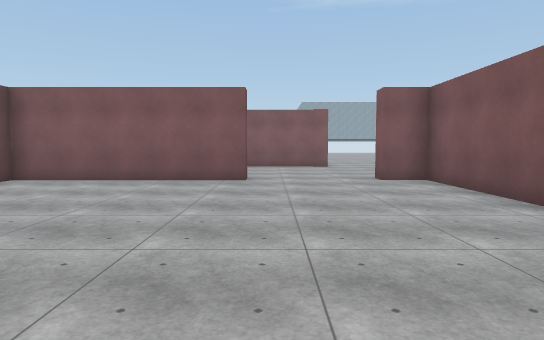
view 1 (above)

21 first-person views from a walk through a scene from a Unity 3-D project. The camera is 1.5 m above the floor, tilts 4° down and sees 75° across. The floor is counted in squares, 2 m on a side. Each view is taken from the middle of a square. On the plan, view 1 faces up. The plan holds only what a view shows up to about 11 squares ahead; the rest is blank. The place goes on beyond the plan. The player character is not drawn. Surface patterns are stand-ins for the level's own textures.

view 2
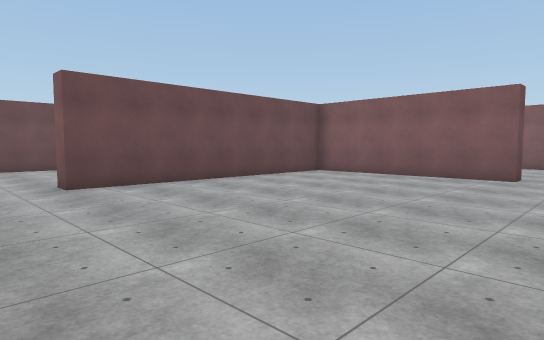

view 3
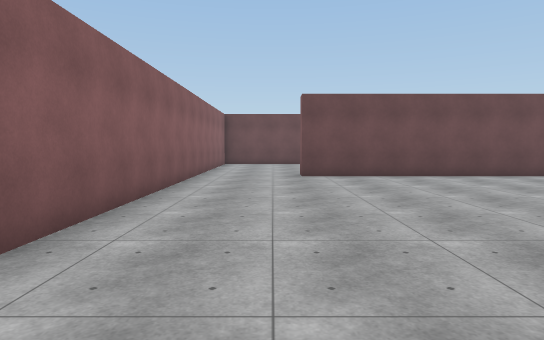

view 4
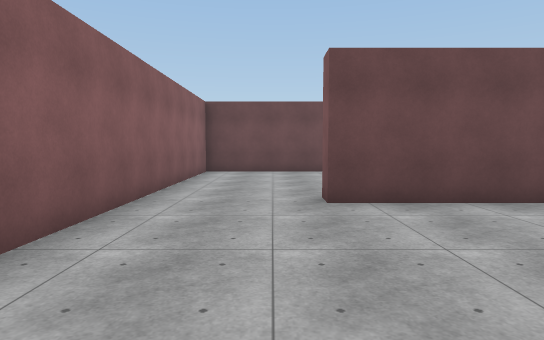

view 5
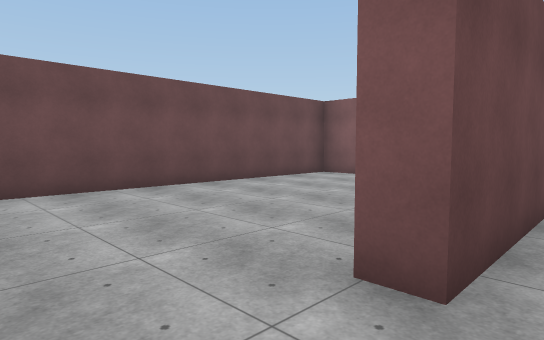

view 6
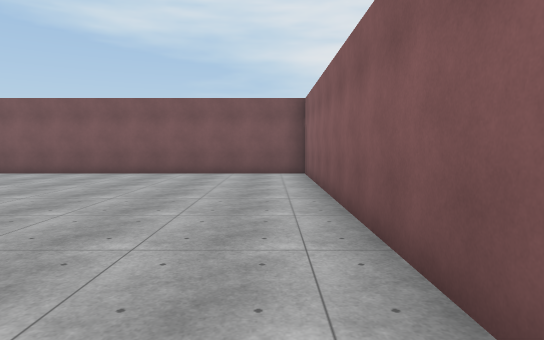

view 7
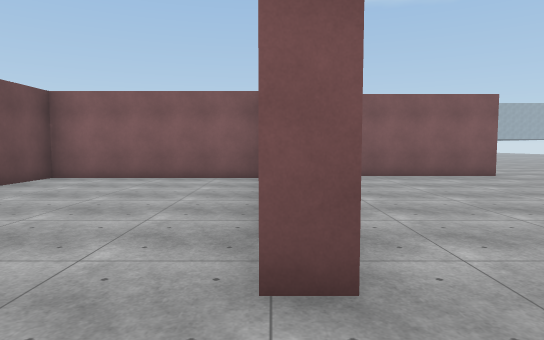

view 8
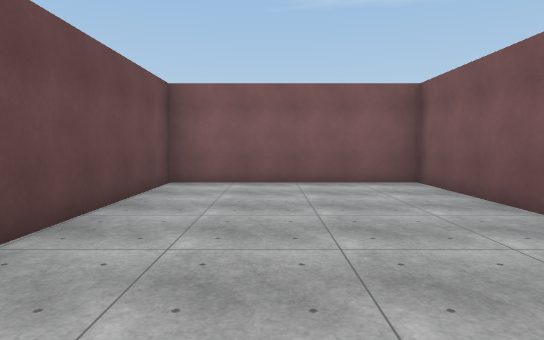

view 9
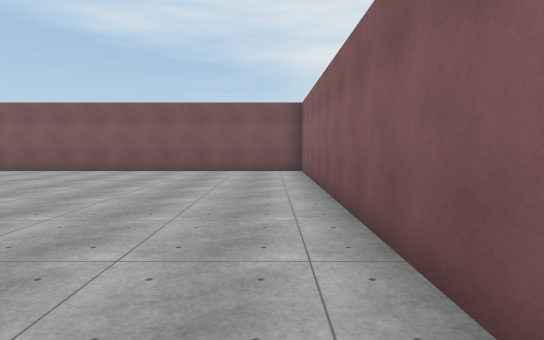

view 10
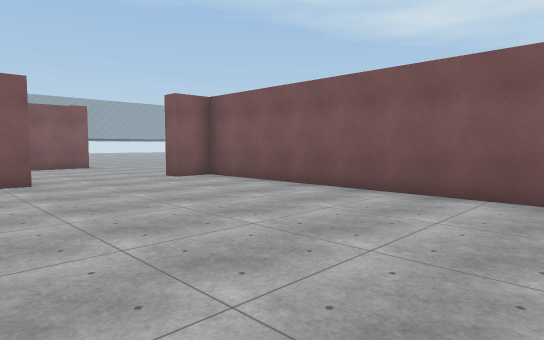

view 11
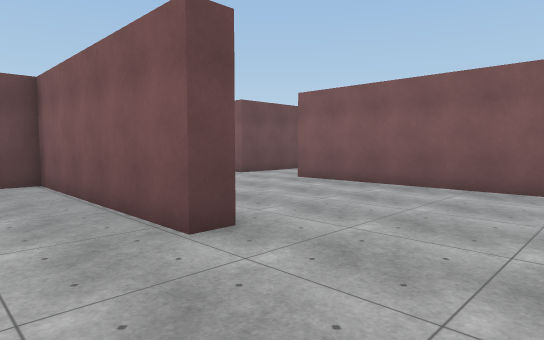

view 12
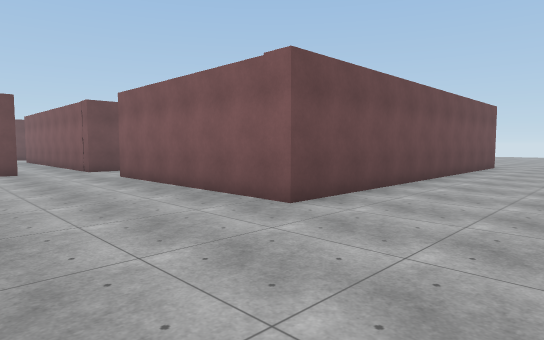

view 13
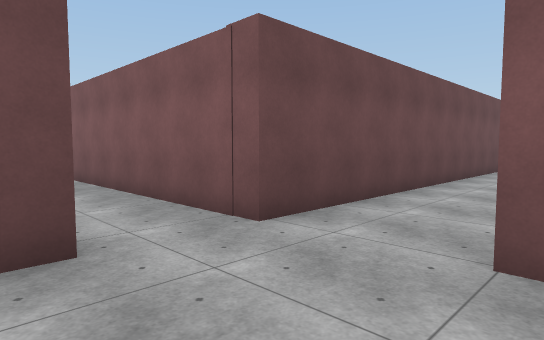

view 14
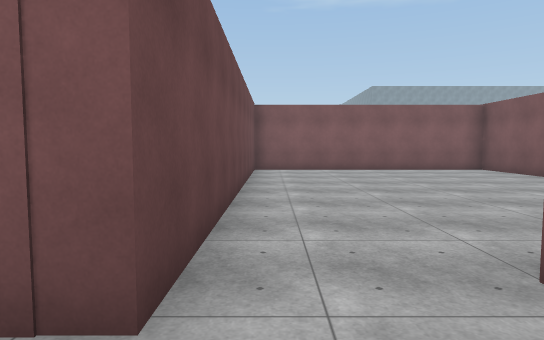

view 15
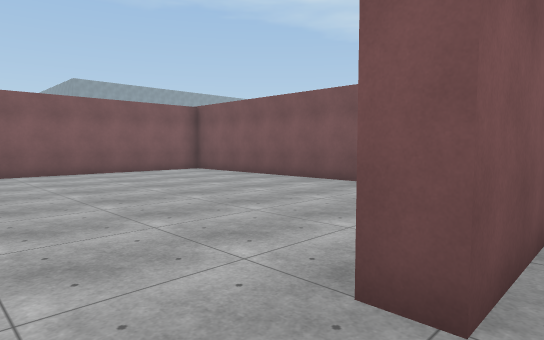

view 16
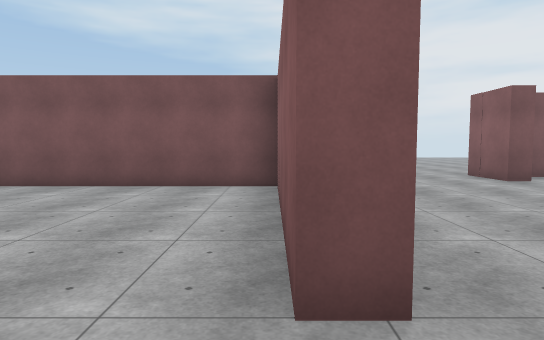

view 17
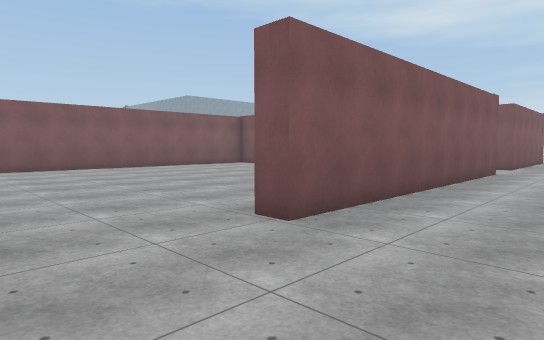

view 18
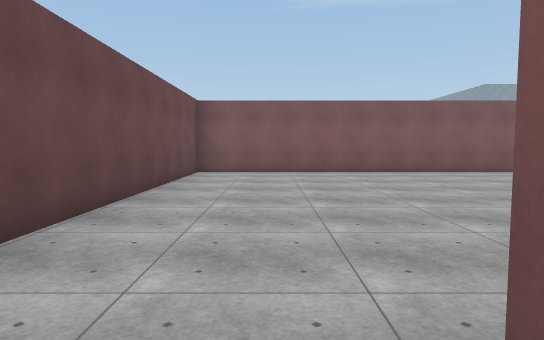

view 19
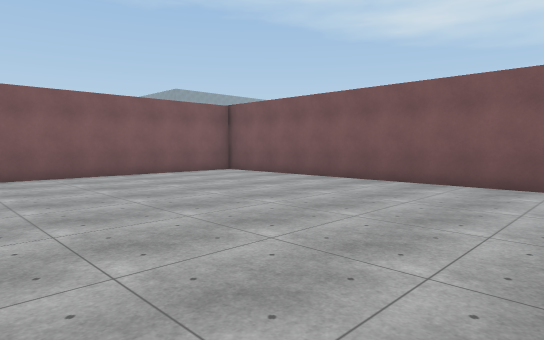

view 20
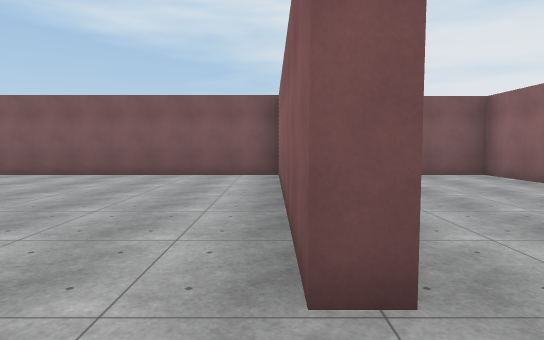

view 21
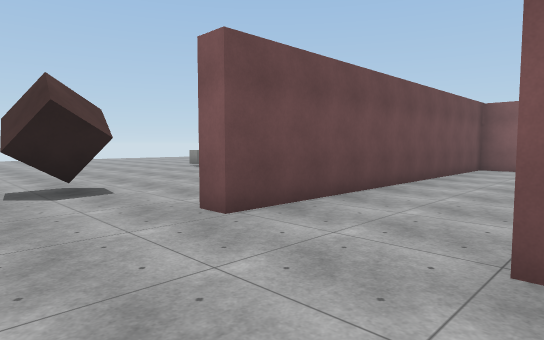

### Floor plan
Points are (right, up) in squares from view 1. A wall is a line through its corners. A room is listed if a view was taken in it or the views show most of it. See-through windows are left out.
Room 1 (views 1, 2, 3, 4, 5, 10, 11)
walls: (-0.6, 8.1) (-0.6, 7.6) (-5.6, 7.6) (-5.6, 0.7); (-5.6, -1.9) (3.3, -1.9) (3.3, 7.6) (2.4, 7.6) (2.4, 8.1)
ways out: opening at (-6, -0.5) to room 2; opening at (1, 8) to room 3
Room 2 (views 6, 7, 8, 9)
walls: (-6, 3.8) (-6, 7.1) (-11, 7.1) (-11, -1.9) (-5.6, -1.9); (-5.6, 0.7) (-6.1, 0.7)
ways out: opening at (-6, -0.5) to room 1
Room 3 (views 12, 13, 14, 15, 17, 18, 20, 21)
walls: (-16.1, 13.4) (-16.1, 12.4) (-16.6, 12.4); (-18.7, 12.2) (-18.9, 10.9) (-19.3, 10.8); (-8, 7.6) (-6, 7.6) (-6, 9.2); (-5.6, 12.4) (-13.4, 12.4) (-13.4, 12.9); (-5.6, 10.8) (-5.6, 10.2); (2.4, 8.1) (3.9, 8.1); (2, 21.6) (2, 12.4) (-3.5, 12.4)
low walls: (-19, 11.9) (-19.1, 11.2)
ways out: opening at (1, 8) to room 1; opening at (-4.5, 13) to room 4; opening at (-14, 13.7) to room 5
Room 4 (view 16)
walls: (-3.5, 12.4) (-3.5, 12.9) (0.8, 12.9); (1.5, 12.9) (1.5, 21.9) (-5.6, 21.9) (-5.6, 12.4)
ways out: opening at (-4.5, 13) to room 3
Room 5 (view 19)
walls: (-13.4, 12.9) (-6.9, 12.9); (-6, 12.8) (-6, 21.9) (-16.1, 21.9) (-16.1, 13.4)
ways out: opening at (-14, 13.7) to room 3

Where each view was taken, in squares from view 1:
view 1: 0 up, 0 right, facing up
view 2: 1 down, 1 right, facing up-left
view 3: 0 up, 3 right, facing left
view 4: 0 up, 1 left, facing left
view 5: 1 down, 5 left, facing up-left
view 6: 1 down, 6 left, facing right
view 7: 1 down, 6 left, facing up
view 8: 0 up, 9 left, facing up
view 9: 1 down, 7 left, facing right
view 10: 0 up, 2 left, facing up-right
view 11: 6 up, 2 right, facing up-left
view 12: 9 up, 5 right, facing up-left
view 13: 10 up, 3 left, facing up-left
view 14: 11 up, 5 left, facing up
view 15: 12 up, 5 left, facing up-right
view 16: 13 up, 5 left, facing right
view 17: 10 up, 16 left, facing up-right
view 18: 12 up, 14 left, facing up
view 19: 13 up, 13 left, facing up-right
view 20: 13 up, 15 left, facing right
view 21: 10 up, 13 left, facing up-left
